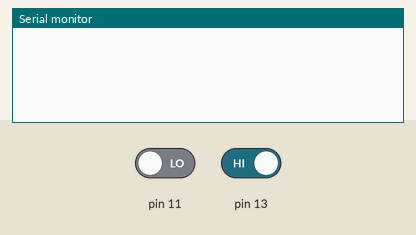
Bench run of a sketch on a simulated Arduino Uno, built with avr-gcc and run on an emulated ATmega328P. Shown: the last lines printed to the serial monitor. The inputs (shaded band) are chosen by the test bench; at power-on: pin 11 LOW, pin 13 HIGH.

Above: at 1.2 s.
1.3 s: pin 11 driven HIGH
At 1.8 s:
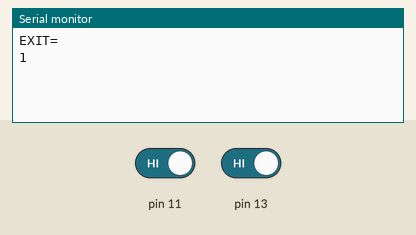
2.8 s: pin 13 driven LOW
4.8 s: pin 13 driven HIGH
At 10.3 s:
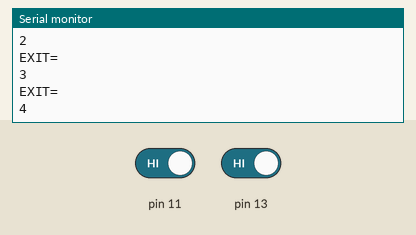
Timing chart, 0 to 11.8 s (numbered marks = the images above; inputs shaded):
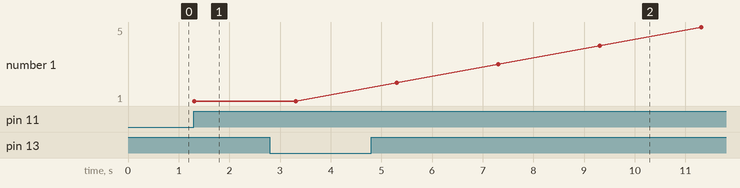

The sketch:

project.ino
```cpp
int entry=0;
int exit1=0;
void setup() {
  // put your setup code here, to run once:
pinMode(13,INPUT);
pinMode(11,INPUT);
Serial.begin(9600);


}

void loop() {
  // put your main code here, to run repeatedly:

int entry1=digitalRead(13);
int exit2=digitalRead(11);
if(entry1==LOW)
{

  entry=entry+1;
  Serial.println("ENTRY=");
  Serial.println(entry);
  delay(2000);
  }


if(exit2==HIGH)
{

  exit1=exit1+1;
  Serial.println("EXIT=");
  Serial.println(exit1);
  delay(2000);
  }


  }
```

Measured:
- after the input at 1.3 s, the serial monitor: prints a new line at once (image 1)
- after the input at 4.8 s, the serial monitor: prints a new line after 4.5 s (image 2)
- plotted number 1: 1 → 5 after the input at 4.8 s
